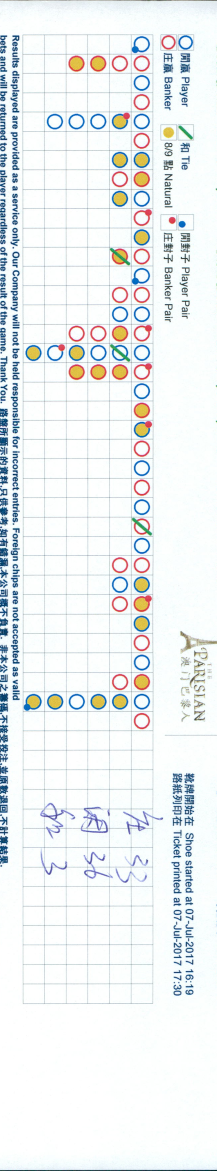
#> input picture outer/test_C.png, 650 x 3513 px, given in place of test_C_22.png, which was not available (shown at 1/3 size)
$ python check_color.py
#> lines starting #> are read from the running program, lines starting #| are printed output that depends on the picture; after the words box and inside, x2 and y2 are one past the last pixel; in counts of white or black regions, pixels touching at a corner belong together; long printed decimals are rounded; pictures that were not available may be replaced by others from this repository, and a replacement may not be noted
### utils.py
#!/usr/bin/env python3
# -*- coding: utf-8 -*-
"""
Created on Tue Aug  1 20:09:44 2017

@author: kangfu
"""

import cv2
import numpy as np

def saver (var, TAG):
    cv2.imwrite("outer/test_%s.png"%TAG, var)

def is_image_file(filename):
    return any(filename.endswith(extension) for extension in [".png", ".jpg", ".jpeg"])

# [4 lines left out: function show, not called in this run]

### check_color.py
#!/usr/bin/env python3
# -*- coding: utf-8 -*-
"""
Created on Tue Aug  1 20:03:40 2017

@author: kangfu
"""
import cv2
import numpy as np
from utils import saver

def checkRed(img):
    lower_red_one = np.array([150, 50, 46])
    upper_red_one = np.array([180, 255, 255])

    lower_red_two = np.array([0, 50, 46])
    upper_red_two = np.array([10, 255, 255])
    img_hsv = cv2.cvtColor(img, cv2.COLOR_BGR2HSV)
    mask_red = cv2.inRange(img_hsv, lower_red_one, upper_red_one)
    mask_red += cv2.inRange(img_hsv, lower_red_two, upper_red_two)
    return mask_red

def checkBlue(img):
    lower_blue = np.array([100,43,46])
    upper_blue = np.array([124,255,255])
    img_hsv = cv2.cvtColor(img, cv2.COLOR_BGR2HSV)
    mask_blue = cv2.inRange(img_hsv, lower_blue, upper_blue)
    return mask_blue

def checkGreen(img):
    lower_green = np.array([35,43,46])
    upper_green = np.array([99,255,255])
    img_hsv = cv2.cvtColor(img, cv2.COLOR_BGR2HSV)
    mask_green = cv2.inRange(img_hsv, lower_green, upper_green)
    return mask_green

def checkColor(img):
    blue_rate = checkBlue(img).mean()
    red_rate = checkRed(img).mean()
    if red_rate < 30 and blue_rate < 30:
    	return -1
    if red_rate>blue_rate:
        return 1
    else:
        return 2

def checkAllColor(img):
    blue_rate = checkBlue(img).mean()
    red_rate = checkRed(img).mean()
    green_rate = checkGreen(img).mean()
    if red_rate < 30 and blue_rate < 30 and green_rate<30:
    	return -1
    if blue_rate>red_rate and blue_rate>green_rate:
        return 2
    if red_rate>blue_rate and red_rate>green_rate:
        return 1
    if green_rate>blue_rate and green_rate>red_rate:
        return 3
    return -1

if __name__ == "__main__":
    path = "outer/test_C_22.png"
    img = cv2.imread(path)
#> img is the input picture: shape (3513, 650, 3); mean B, G, R 241.7, 240.6, 236.7
    r = checkGreen(img)
#> in checkGreen, `img_hsv = cv2.cvtColor(img, cv2.COLOR_BGR2HSV)`: img_hsv: shape (3513, 650, 3); mean H, S, V 78.2, 16.9, 245.7
#> in checkGreen, `mask_green = cv2.inRange(img_hsv, lower_green, upper_green)`:
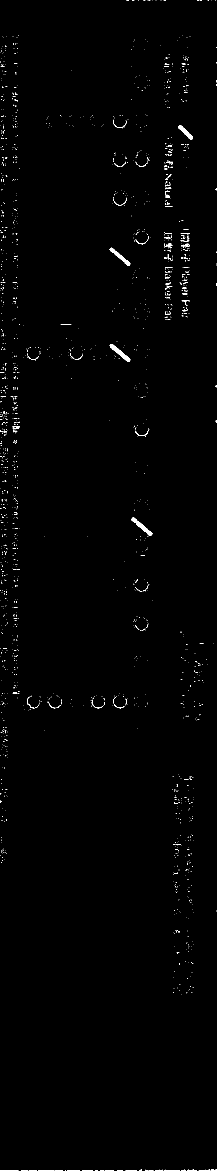
#> mask_green: shape (3513, 650) (shown at 1/3 size); 0.54% white; 1857 white regions (1760 under 20 px), largest, box (x1, y1, x2, y2) and area: (329, 1033, 391, 1086) 832, (394, 1553, 457, 1607) 799, (329, 743, 391, 796) 725

    print("Green: ", r.mean())
#| Green:  1.375
    saver(r,"GREEN")

    print("Blue: ", checkBlue(img).mean())
#> in checkBlue, `mask_blue = cv2.inRange(img_hsv, lower_blue, upper_blue)`:
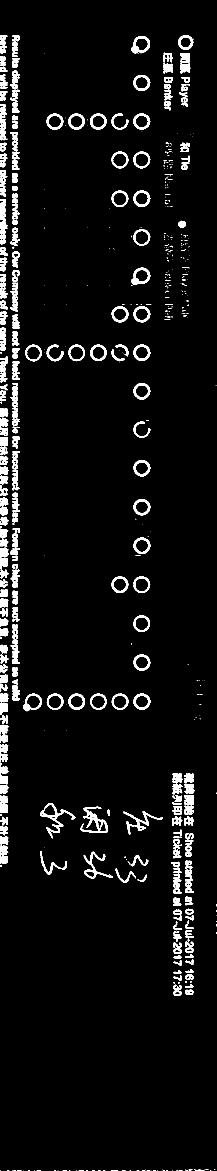
#> mask_blue: shape (3513, 650) (shown at 1/3 size); 5.1% white; 657 white regions (306 under 20 px), largest, box (x1, y1, x2, y2) and area: (242, 2420, 324, 2499) 2016, (120, 2409, 226, 2515) 1914, (369, 2433, 489, 2504) 1585
#| Blue:  12.971

    saver(checkBlue(img),"Blue")

    print("Green", checkGreen(img).mean())
#| Green 1.375
    saver(checkRed(img),"Red")
#> in checkRed, `mask_red = cv2.inRange(img_hsv, lower_red_one, upper_red_one)`:
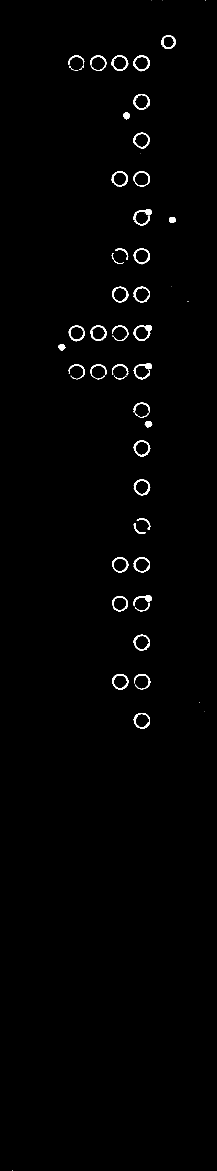
#> mask_red: shape (3513, 650) (shown at 1/3 size); 0.85% white; 81 white regions (31 under 20 px), largest, box (x1, y1, x2, y2) and area: (400, 627, 456, 676) 776, (401, 975, 456, 1023) 766, (401, 1090, 456, 1138) 746
#> in checkRed, `mask_red += cv2.inRange(img_hsv, lower_red_two, upper_red_two)`:
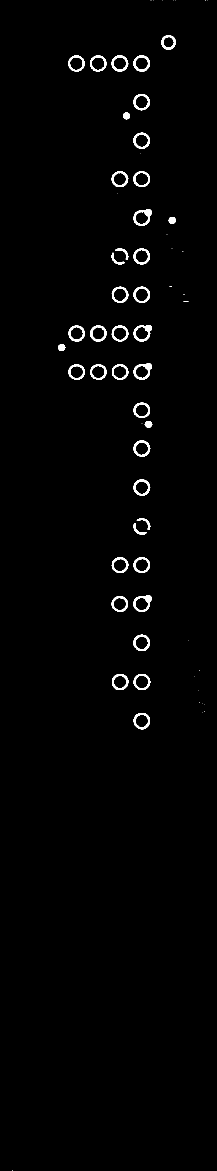
#> mask_red: shape (3513, 650) (shown at 1/3 size); 1.2% white; 67 white regions (27 under 20 px), largest, box (x1, y1, x2, y2) and area: (400, 627, 456, 678) 1041, (401, 975, 456, 1025) 1028, (401, 1090, 456, 1139) 1019

$ run again, on outer/test_D_0019.png
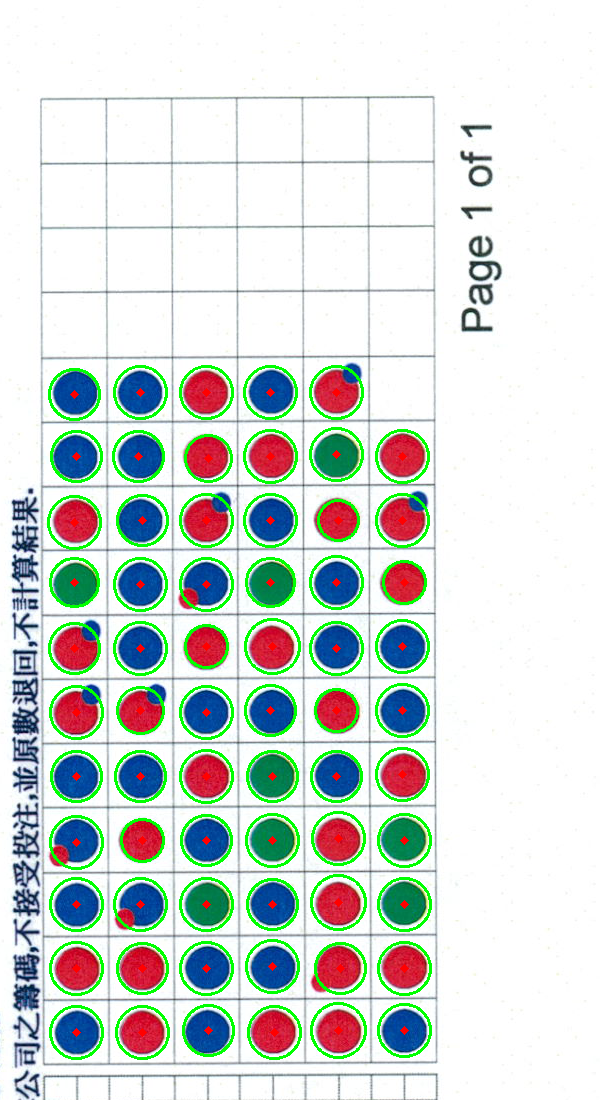
#> input picture outer/test_D_0019.png, 600 x 1100 px, given in place of test_C_22.png, which was not available
#> img is the input picture: shape (1100, 600, 3); mean B, G, R 212.8, 218.1, 209.7
#> img_hsv: shape (1100, 600, 3); mean H, S, V 54.1, 50.1, 235.8
#> in checkGreen, `mask_green = cv2.inRange(img_hsv, lower_green, upper_green)`:
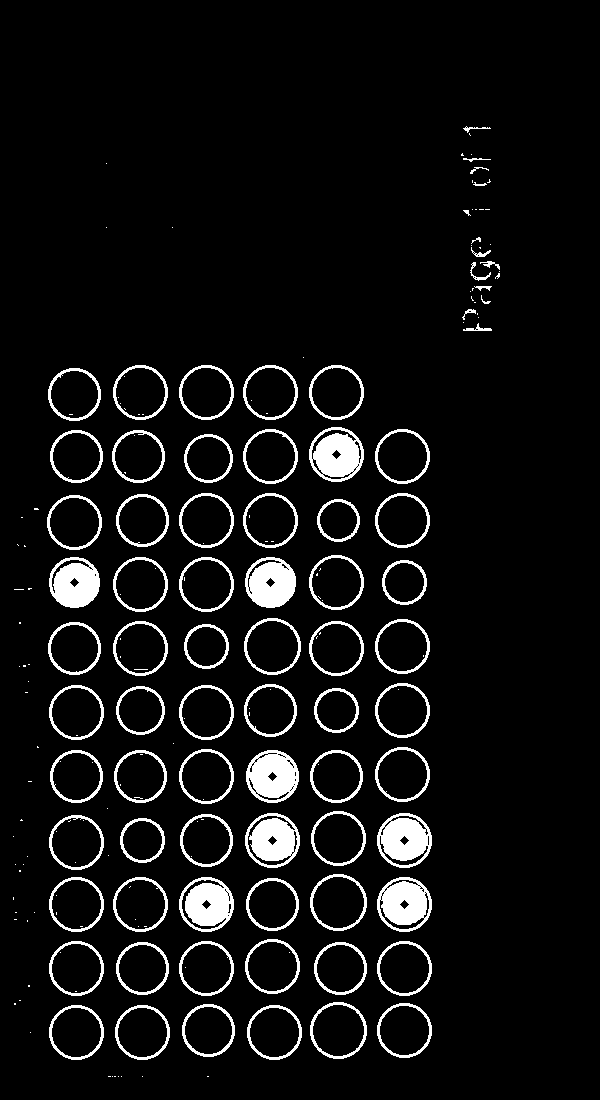
#> mask_green: shape (1100, 600); 6.7% white; 201 white regions (123 under 20 px), largest, box (x1, y1, x2, y2) and area: (377, 877, 432, 932) 2022, (377, 813, 432, 868) 2014, (309, 427, 364, 482) 2010
#| Green:  17.027
#> mask_blue: shape (1100, 600); 8.2% white; 123 white regions (61 under 20 px), largest, box (x1, y1, x2, y2) and area: (380, 688, 426, 733) 1564, (380, 624, 426, 669) 1559, (381, 1008, 428, 1053) 1548
#| Blue:  20.977
#| Green 17.027
#> in checkRed, `mask_red += cv2.inRange(img_hsv, lower_red_two, upper_red_two)`:
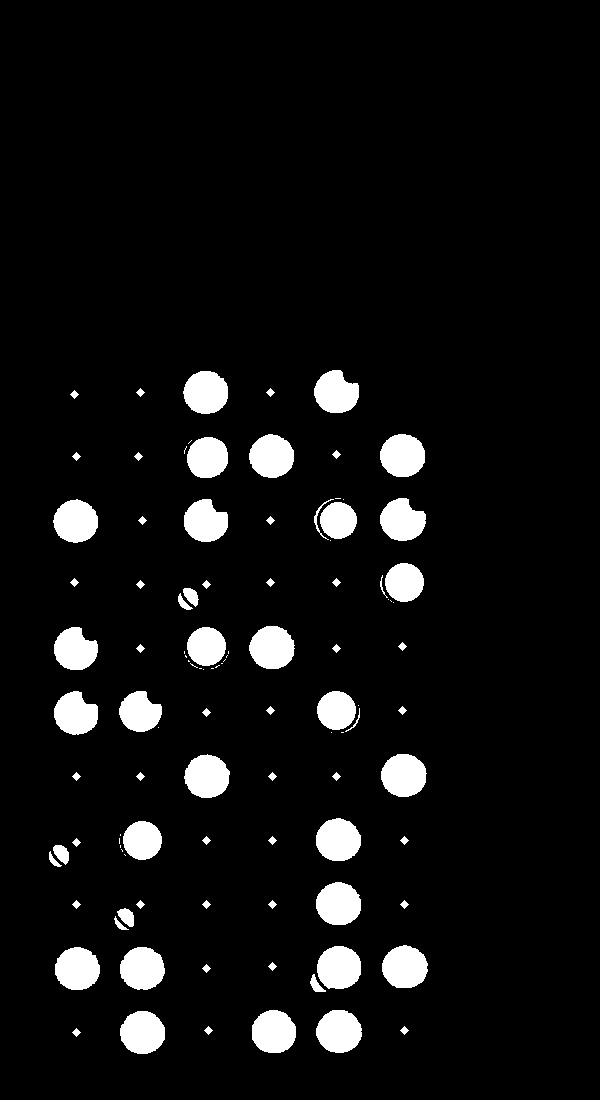
#> mask_red: shape (1100, 600); 6.5% white; 104 white regions (29 under 20 px), largest, box (x1, y1, x2, y2) and area: (381, 754, 427, 797) 1545, (316, 1010, 362, 1053) 1541, (380, 434, 425, 477) 1539

$ run again, on outer/test_D_0148.png
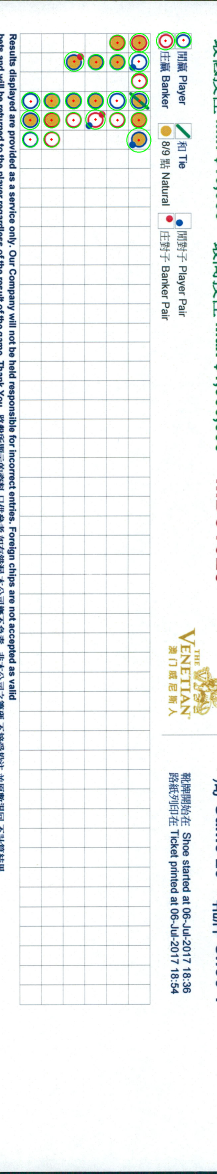
#> input picture outer/test_D_0148.png, 650 x 3520 px, given in place of test_C_22.png, which was not available (shown at 1/3 size)
#> img is the input picture: shape (3520, 650, 3); mean B, G, R 242.5, 243.5, 240.7
#> img_hsv: shape (3520, 650, 3); mean H, S, V 43, 11.4, 246.3
#> in checkGreen, `mask_green = cv2.inRange(img_hsv, lower_green, upper_green)`:
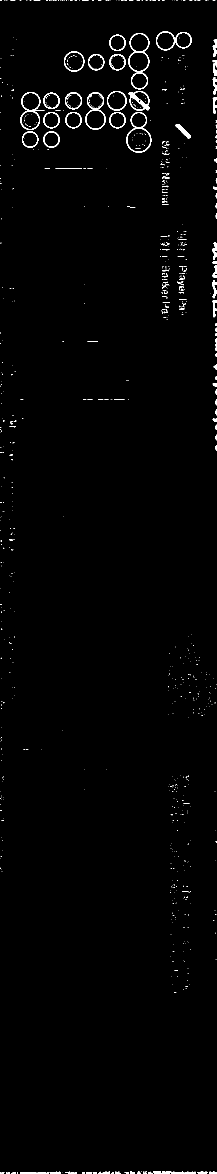
#> mask_green: shape (3520, 650) (shown at 1/3 size); 0.98% white; 1004 white regions (879 under 20 px), largest, box (x1, y1, x2, y2) and area: (386, 273, 449, 332) 1233, (379, 336, 454, 458) 1077, (385, 99, 448, 216) 1064
#| Green:  2.497
#> mask_blue: shape (3520, 650); 3.2% white; 718 white regions (369 under 20 px), largest, box (x1, y1, x2, y2) and area: (542, 2318, 572, 2382) 1159, (390, 162, 443, 212) 1071, (386, 394, 443, 445) 1063
#| Blue:  8.157
#| Green 2.497
#> in checkRed, `mask_red += cv2.inRange(img_hsv, lower_red_two, upper_red_two)`:
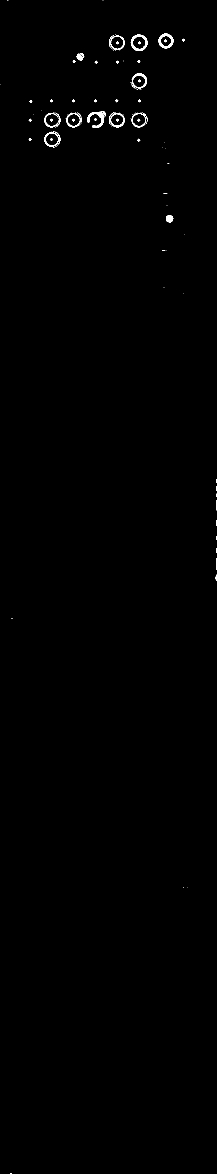
#> mask_red: shape (3520, 650) (shown at 1/3 size); 0.35% white; 123 white regions (74 under 20 px), largest, box (x1, y1, x2, y2) and area: (262, 335, 313, 384) 860, (392, 104, 443, 153) 834, (476, 101, 520, 145) 793
